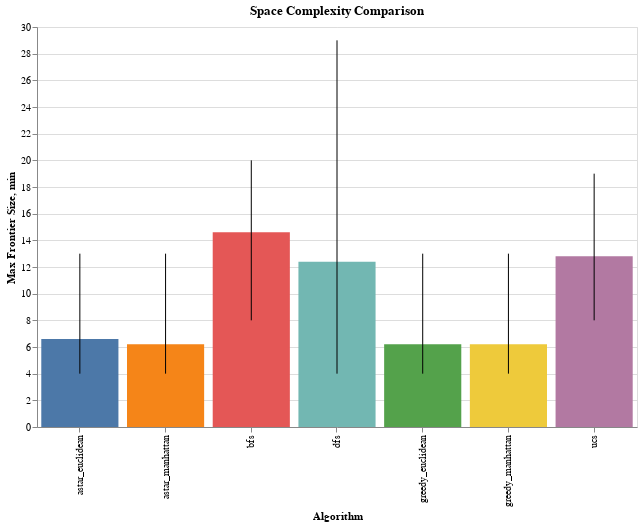

Notebook cell for this chart:
### Code cell
create_performance_charts(
    sim_results_graph, metric='max_frontier_size', title='Space Complexity Comparison')

### Figure 1 — Vega-Lite specification as saved in the notebook (floating-point values rounded to 4 significant figures)
{"config": {"view": {"continuousWidth": 300, "continuousHeight": 300}}, "layer": [{"mark": {"type": "bar"}, "encoding": {"color": {"field": "algorithm", "legend": null, "type": "nominal"}, "x": {"field": "algorithm", "sort": null, "title": "Algorithm", "type": "nominal"}, "y": {"field": "mean", "title": "Max Frontier Size", "type": "quantitative"}}}, {"mark": {"type": "errorbar"}, "encoding": {"x": {"field": "algorithm", "type": "nominal"}, "y": {"field": "min", "type": "quantitative"}, "y2": {"field": "max"}}}], "data": {"name": "data-a9a2b342cecd171ae5be785be7907788"}, "height": 400, "title": "Space Complexity Comparison", "width": 600, "$schema": "https://vega.github.io/schema/vega-lite/v5.20.1.json", "datasets": {"data-a9a2b342cecd171ae5be785be7907788": [{"algorithm": "astar_euclidean", "mean": 6.6, "median": 5.0, "std": 3.782, "min": 4, "max": 13}, {"algorithm": "astar_manhattan", "mean": 6.2, "median": 5.0, "std": 3.834, "min": 4, "max": 13}, {"algorithm": "bfs", "mean": 14.6, "median": 17.0, "std": 5.683, "min": 8, "max": 20}, {"algorithm": "dfs", "mean": 12.4, "median": 5.0, "std": 11.5, "min": 4, "max": 29}, {"algorithm": "greedy_euclidean", "mean": 6.2, "median": 5.0, "std": 3.834, "min": 4, "max": 13}, {"algorithm": "greedy_manhattan", "mean": 6.2, "median": 5.0, "std": 3.834, "min": 4, "max": 13}, {"algorithm": "ucs", "mean": 12.8, "median": 13.0, "std": 4.025, "min": 8, "max": 19}]}}
